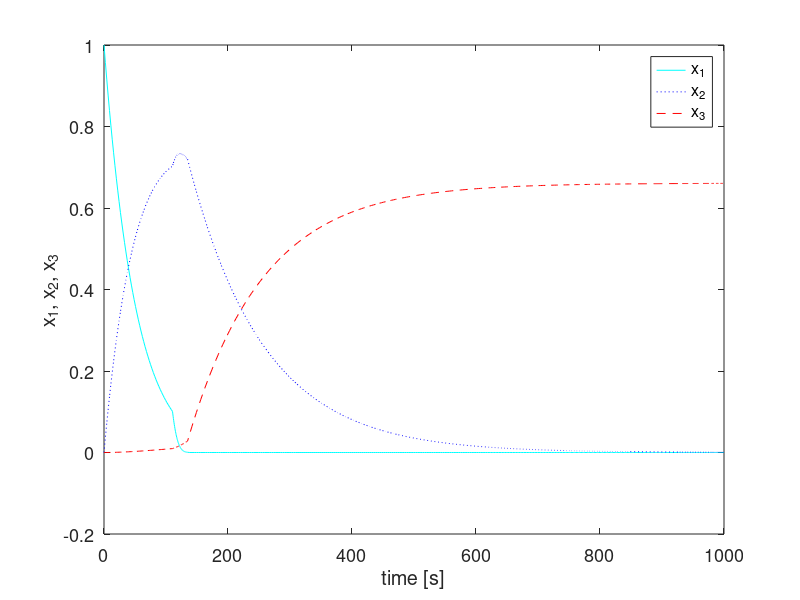
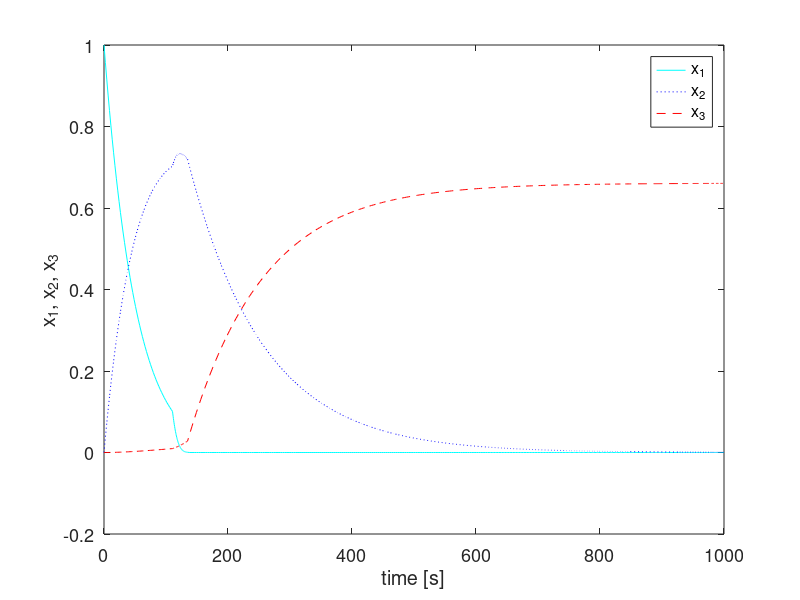
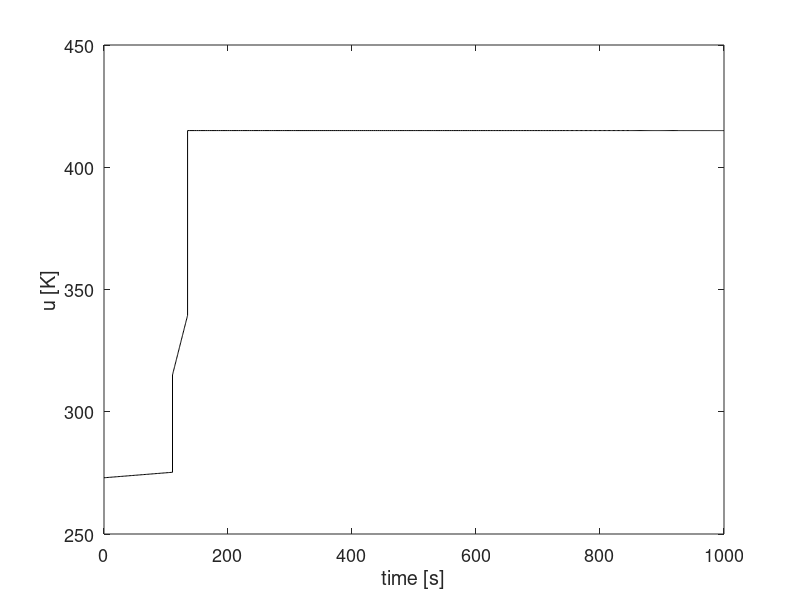

MATLAB code to generate these figures, in order:
load optimprofiles tplot uplot xplot
% control input
close all
figure
plot(tplot,uplot,'k')
xlabel('time [s]')
ylabel(['u [K]'])
set(gca,'FontSize',13)
box on
% control output
figure
plot(tplot,xplot(:,1),'c')
hold on
plot(tplot,xplot(:,2),'b:')
plot(tplot,xplot(:,3),'r--')
box on
set(gca,'FontSize',13)
xlabel('time [s]')
ylabel('x_1, x_2, x_3')
legend('x_1','x_2','x_3')

print('-f1','u_denbigh','-depsc')
print('-f2','x_denbigh','-depsc')